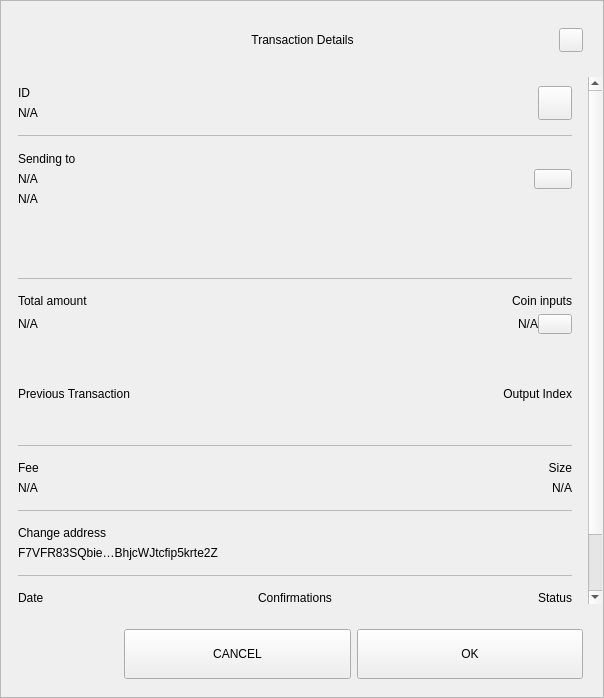
<?xml version="1.0" encoding="UTF-8"?>
<ui version="4.0">
 <class>TxDetailDialog</class>
 <widget class="QWidget" name="TxDetailDialog">
  <property name="geometry">
   <rect>
    <x>0</x>
    <y>0</y>
    <width>604</width>
    <height>698</height>
   </rect>
  </property>
  <property name="sizePolicy">
   <sizepolicy hsizetype="Preferred" vsizetype="Expanding">
    <horstretch>0</horstretch>
    <verstretch>0</verstretch>
   </sizepolicy>
  </property>
  <property name="minimumSize">
   <size>
    <width>574</width>
    <height>500</height>
   </size>
  </property>
  <property name="windowTitle">
   <string>Form</string>
  </property>
  <property name="styleSheet">
   <string notr="true"/>
  </property>
  <layout class="QVBoxLayout" name="verticalLayout_3">
   <property name="spacing">
    <number>0</number>
   </property>
   <property name="leftMargin">
    <number>0</number>
   </property>
   <property name="topMargin">
    <number>0</number>
   </property>
   <property name="rightMargin">
    <number>0</number>
   </property>
   <property name="bottomMargin">
    <number>0</number>
   </property>
   <item>
    <widget class="QFrame" name="frame">
     <property name="sizePolicy">
      <sizepolicy hsizetype="Preferred" vsizetype="Expanding">
       <horstretch>0</horstretch>
       <verstretch>0</verstretch>
      </sizepolicy>
     </property>
     <property name="styleSheet">
      <string notr="true"/>
     </property>
     <property name="frameShape">
      <enum>QFrame::StyledPanel</enum>
     </property>
     <property name="frameShadow">
      <enum>QFrame::Raised</enum>
     </property>
     <layout class="QVBoxLayout" name="verticalLayout">
      <property name="leftMargin">
       <number>0</number>
      </property>
      <property name="rightMargin">
       <number>0</number>
      </property>
      <item>
       <layout class="QHBoxLayout" name="horizontalLayout_3">
        <property name="spacing">
         <number>0</number>
        </property>
        <property name="leftMargin">
         <number>20</number>
        </property>
        <property name="topMargin">
         <number>10</number>
        </property>
        <property name="rightMargin">
         <number>20</number>
        </property>
        <item>
         <spacer name="horizontalSpacer_1">
          <property name="orientation">
           <enum>Qt::Horizontal</enum>
          </property>
          <property name="sizeHint" stdset="0">
           <size>
            <width>40</width>
            <height>20</height>
           </size>
          </property>
         </spacer>
        </item>
        <item>
         <widget class="QLabel" name="labelTitle">
          <property name="minimumSize">
           <size>
            <width>0</width>
            <height>40</height>
           </size>
          </property>
          <property name="maximumSize">
           <size>
            <width>16777215</width>
            <height>40</height>
           </size>
          </property>
          <property name="styleSheet">
           <string notr="true">padding-left:24px;</string>
          </property>
          <property name="text">
           <string>Transaction Details</string>
          </property>
          <property name="alignment">
           <set>Qt::AlignCenter</set>
          </property>
          <property name="margin">
           <number>7</number>
          </property>
         </widget>
        </item>
        <item>
         <spacer name="horizontalSpacer_2">
          <property name="orientation">
           <enum>Qt::Horizontal</enum>
          </property>
          <property name="sizeHint" stdset="0">
           <size>
            <width>40</width>
            <height>20</height>
           </size>
          </property>
         </spacer>
        </item>
        <item>
         <widget class="QPushButton" name="btnEsc">
          <property name="minimumSize">
           <size>
            <width>24</width>
            <height>24</height>
           </size>
          </property>
          <property name="maximumSize">
           <size>
            <width>24</width>
            <height>24</height>
           </size>
          </property>
          <property name="focusPolicy">
           <enum>Qt::NoFocus</enum>
          </property>
          <property name="text">
           <string/>
          </property>
         </widget>
        </item>
       </layout>
      </item>
      <item>
       <spacer name="verticalSpacer">
        <property name="orientation">
         <enum>Qt::Vertical</enum>
        </property>
        <property name="sizeType">
         <enum>QSizePolicy::Fixed</enum>
        </property>
        <property name="sizeHint" stdset="0">
         <size>
          <width>20</width>
          <height>10</height>
         </size>
        </property>
       </spacer>
      </item>
      <item>
       <widget class="QWidget" name="layoutScroll" native="true">
        <property name="minimumSize">
         <size>
          <width>0</width>
          <height>0</height>
         </size>
        </property>
        <layout class="QVBoxLayout" name="verticalLayout_4">
         <property name="leftMargin">
          <number>0</number>
         </property>
         <property name="topMargin">
          <number>0</number>
         </property>
         <property name="rightMargin">
          <number>0</number>
         </property>
         <item>
          <widget class="QScrollArea" name="scrollArea">
           <property name="styleSheet">
            <string notr="true">#scrollArea {
background:transparent;
}</string>
           </property>
           <property name="horizontalScrollBarPolicy">
            <enum>Qt::ScrollBarAlwaysOff</enum>
           </property>
           <property name="sizeAdjustPolicy">
            <enum>QAbstractScrollArea::AdjustIgnored</enum>
           </property>
           <property name="widgetResizable">
            <bool>true</bool>
           </property>
           <property name="alignment">
            <set>Qt::AlignLeading|Qt::AlignLeft|Qt::AlignTop</set>
           </property>
           <widget class="QWidget" name="scrollAreaWidgetContents">
            <property name="geometry">
             <rect>
              <x>0</x>
              <y>0</y>
              <width>586</width>
              <height>644</height>
             </rect>
            </property>
            <property name="autoFillBackground">
             <bool>false</bool>
            </property>
            <property name="styleSheet">
             <string notr="true">#scrollAreaWidgetContents {
background:transparent;
}</string>
            </property>
            <layout class="QVBoxLayout" name="verticalLayout_7">
             <property name="spacing">
              <number>0</number>
             </property>
             <property name="sizeConstraint">
              <enum>QLayout::SetDefaultConstraint</enum>
             </property>
             <property name="leftMargin">
              <number>0</number>
             </property>
             <property name="topMargin">
              <number>0</number>
             </property>
             <property name="rightMargin">
              <number>0</number>
             </property>
             <property name="bottomMargin">
              <number>0</number>
             </property>
             <item>
              <widget class="QWidget" name="content" native="true">
               <layout class="QVBoxLayout" name="verticalLayout_2">
                <property name="leftMargin">
                 <number>16</number>
                </property>
                <property name="topMargin">
                 <number>0</number>
                </property>
                <property name="rightMargin">
                 <number>16</number>
                </property>
                <item>
                 <widget class="QWidget" name="contentID" native="true">
                  <layout class="QHBoxLayout" name="horizontalLayout_12" stretch="0,0">
                   <property name="leftMargin">
                    <number>0</number>
                   </property>
                   <property name="rightMargin">
                    <number>0</number>
                   </property>
                   <item>
                    <layout class="QVBoxLayout" name="contentID_int">
                     <item>
                      <widget class="QLabel" name="labelId">
                       <property name="maximumSize">
                        <size>
                         <width>16777215</width>
                         <height>16777215</height>
                        </size>
                       </property>
                       <property name="text">
                        <string>ID</string>
                       </property>
                      </widget>
                     </item>
                     <item>
                      <widget class="QLabel" name="textId">
                       <property name="text">
                        <string notr="true">N/A</string>
                       </property>
                      </widget>
                     </item>
                    </layout>
                   </item>
                   <item>
                    <widget class="QPushButton" name="pushCopy">
                     <property name="minimumSize">
                      <size>
                       <width>34</width>
                       <height>34</height>
                      </size>
                     </property>
                     <property name="maximumSize">
                      <size>
                       <width>34</width>
                       <height>34</height>
                      </size>
                     </property>
                     <property name="focusPolicy">
                      <enum>Qt::NoFocus</enum>
                     </property>
                     <property name="text">
                      <string/>
                     </property>
                     <property name="iconSize">
                      <size>
                       <width>24</width>
                       <height>24</height>
                      </size>
                     </property>
                    </widget>
                   </item>
                  </layout>
                 </widget>
                </item>
                <item>
                 <widget class="QLabel" name="labelDividerID">
                  <property name="maximumSize">
                   <size>
                    <width>16777215</width>
                    <height>1</height>
                   </size>
                  </property>
                  <property name="styleSheet">
                   <string notr="true">background-color:#bababa;</string>
                  </property>
                  <property name="text">
                   <string/>
                  </property>
                 </widget>
                </item>
                <item>
                 <widget class="QWidget" name="contentOutputsLabel" native="true">
                  <layout class="QHBoxLayout" name="horizontalLayout_11" stretch="0,0">
                   <property name="spacing">
                    <number>6</number>
                   </property>
                   <property name="leftMargin">
                    <number>0</number>
                   </property>
                   <property name="topMargin">
                    <number>9</number>
                   </property>
                   <property name="rightMargin">
                    <number>0</number>
                   </property>
                   <property name="bottomMargin">
                    <number>9</number>
                   </property>
                   <item>
                    <layout class="QVBoxLayout" name="contentOutputsLabel_int">
                     <property name="leftMargin">
                      <number>0</number>
                     </property>
                     <property name="topMargin">
                      <number>1</number>
                     </property>
                     <property name="rightMargin">
                      <number>6</number>
                     </property>
                     <property name="bottomMargin">
                      <number>1</number>
                     </property>
                     <item>
                      <widget class="QLabel" name="labelSend">
                       <property name="maximumSize">
                        <size>
                         <width>16777215</width>
                         <height>16777215</height>
                        </size>
                       </property>
                       <property name="text">
                        <string>Sending to</string>
                       </property>
                      </widget>
                     </item>
                     <item>
                      <widget class="QWidget" name="widget" native="true">
                       <layout class="QVBoxLayout" name="verticalLayout_6">
                        <property name="leftMargin">
                         <number>0</number>
                        </property>
                        <property name="topMargin">
                         <number>0</number>
                        </property>
                        <property name="rightMargin">
                         <number>0</number>
                        </property>
                        <property name="bottomMargin">
                         <number>0</number>
                        </property>
                        <item>
                         <widget class="QLabel" name="textSendLabel">
                          <property name="text">
                           <string notr="true">N/A</string>
                          </property>
                         </widget>
                        </item>
                        <item>
                         <widget class="QLabel" name="textSend">
                          <property name="text">
                           <string notr="true">N/A</string>
                          </property>
                         </widget>
                        </item>
                       </layout>
                      </widget>
                     </item>
                    </layout>
                   </item>
                   <item>
                    <widget class="QPushButton" name="pushOutputs">
                     <property name="minimumSize">
                      <size>
                       <width>34</width>
                       <height>20</height>
                      </size>
                     </property>
                     <property name="maximumSize">
                      <size>
                       <width>38</width>
                       <height>20</height>
                      </size>
                     </property>
                     <property name="focusPolicy">
                      <enum>Qt::NoFocus</enum>
                     </property>
                     <property name="styleSheet">
                      <string notr="true"/>
                     </property>
                     <property name="text">
                      <string/>
                     </property>
                    </widget>
                   </item>
                  </layout>
                 </widget>
                </item>
                <item>
                 <widget class="QScrollArea" name="outputsScrollArea">
                  <property name="minimumSize">
                   <size>
                    <width>0</width>
                    <height>50</height>
                   </size>
                  </property>
                  <property name="styleSheet">
                   <string notr="true">#outputsScrollArea {
background:transparent;
}</string>
                  </property>
                  <property name="widgetResizable">
                   <bool>true</bool>
                  </property>
                  <widget class="QWidget" name="container_outputs_base">
                   <property name="geometry">
                    <rect>
                     <x>0</x>
                     <y>0</y>
                     <width>552</width>
                     <height>48</height>
                    </rect>
                   </property>
                   <property name="styleSheet">
                    <string notr="true">#container_outputs_base {
background:transparent;
}</string>
                   </property>
                  </widget>
                 </widget>
                </item>
                <item>
                 <widget class="QLabel" name="labelDividerOutputs">
                  <property name="maximumSize">
                   <size>
                    <width>16777215</width>
                    <height>1</height>
                   </size>
                  </property>
                  <property name="styleSheet">
                   <string notr="true">background-color:#bababa;</string>
                  </property>
                  <property name="text">
                   <string/>
                  </property>
                 </widget>
                </item>
                <item>
                 <widget class="QWidget" name="gridAmounts" native="true">
                  <layout class="QGridLayout" name="contentAmountInputs">
                   <property name="leftMargin">
                    <number>0</number>
                   </property>
                   <property name="topMargin">
                    <number>9</number>
                   </property>
                   <property name="rightMargin">
                    <number>0</number>
                   </property>
                   <property name="bottomMargin">
                    <number>9</number>
                   </property>
                   <property name="horizontalSpacing">
                    <number>12</number>
                   </property>
                   <item row="1" column="0">
                    <widget class="QLabel" name="textAmount">
                     <property name="text">
                      <string notr="true">N/A</string>
                     </property>
                    </widget>
                   </item>
                   <item row="0" column="0">
                    <widget class="QLabel" name="labelAmount">
                     <property name="maximumSize">
                      <size>
                       <width>16777215</width>
                       <height>16777215</height>
                      </size>
                     </property>
                     <property name="text">
                      <string>Total amount</string>
                     </property>
                    </widget>
                   </item>
                   <item row="0" column="3">
                    <widget class="QLabel" name="labelInputs">
                     <property name="sizePolicy">
                      <sizepolicy hsizetype="Minimum" vsizetype="Preferred">
                       <horstretch>0</horstretch>
                       <verstretch>0</verstretch>
                      </sizepolicy>
                     </property>
                     <property name="maximumSize">
                      <size>
                       <width>16777215</width>
                       <height>16777215</height>
                      </size>
                     </property>
                     <property name="text">
                      <string>Coin inputs</string>
                     </property>
                     <property name="alignment">
                      <set>Qt::AlignRight|Qt::AlignTrailing|Qt::AlignVCenter</set>
                     </property>
                    </widget>
                   </item>
                   <item row="1" column="3">
                    <layout class="QHBoxLayout" name="horizontalLayout">
                     <item>
                      <widget class="QLabel" name="textInputs">
                       <property name="text">
                        <string notr="true">N/A</string>
                       </property>
                       <property name="alignment">
                        <set>Qt::AlignRight|Qt::AlignTrailing|Qt::AlignVCenter</set>
                       </property>
                      </widget>
                     </item>
                     <item>
                      <widget class="QPushButton" name="pushInputs">
                       <property name="maximumSize">
                        <size>
                         <width>34</width>
                         <height>20</height>
                        </size>
                       </property>
                       <property name="focusPolicy">
                        <enum>Qt::NoFocus</enum>
                       </property>
                       <property name="layoutDirection">
                        <enum>Qt::LeftToRight</enum>
                       </property>
                       <property name="styleSheet">
                        <string notr="true"/>
                       </property>
                       <property name="text">
                        <string/>
                       </property>
                      </widget>
                     </item>
                    </layout>
                   </item>
                  </layout>
                 </widget>
                </item>
                <item>
                 <widget class="QFrame" name="gridInputs">
                  <property name="sizePolicy">
                   <sizepolicy hsizetype="Preferred" vsizetype="MinimumExpanding">
                    <horstretch>0</horstretch>
                    <verstretch>0</verstretch>
                   </sizepolicy>
                  </property>
                  <property name="minimumSize">
                   <size>
                    <width>0</width>
                    <height>90</height>
                   </size>
                  </property>
                  <property name="lineWidth">
                   <number>0</number>
                  </property>
                  <layout class="QGridLayout" name="gridLayoutInput" columnstretch="5,0">
                   <property name="sizeConstraint">
                    <enum>QLayout::SetMaximumSize</enum>
                   </property>
                   <property name="leftMargin">
                    <number>0</number>
                   </property>
                   <property name="rightMargin">
                    <number>0</number>
                   </property>
                   <property name="verticalSpacing">
                    <number>0</number>
                   </property>
                   <item row="0" column="1">
                    <widget class="QLabel" name="labelOutputIndex">
                     <property name="layoutDirection">
                      <enum>Qt::LeftToRight</enum>
                     </property>
                     <property name="text">
                      <string>Output Index</string>
                     </property>
                     <property name="textFormat">
                      <enum>Qt::AutoText</enum>
                     </property>
                     <property name="alignment">
                      <set>Qt::AlignRight|Qt::AlignTrailing|Qt::AlignVCenter</set>
                     </property>
                     <property name="margin">
                      <number>0</number>
                     </property>
                    </widget>
                   </item>
                   <item row="0" column="0" alignment="Qt::AlignLeft">
                    <widget class="QLabel" name="labelTitlePrevTx">
                     <property name="text">
                      <string>Previous Transaction</string>
                     </property>
                    </widget>
                   </item>
                  </layout>
                 </widget>
                </item>
                <item>
                 <widget class="QLabel" name="labelDividerPrevtx">
                  <property name="maximumSize">
                   <size>
                    <width>16777215</width>
                    <height>1</height>
                   </size>
                  </property>
                  <property name="styleSheet">
                   <string notr="true">background-color:#bababa;</string>
                  </property>
                  <property name="text">
                   <string/>
                  </property>
                 </widget>
                </item>
                <item>
                 <layout class="QHBoxLayout" name="contentFeeSize">
                  <property name="topMargin">
                   <number>9</number>
                  </property>
                  <property name="bottomMargin">
                   <number>9</number>
                  </property>
                  <item>
                   <layout class="QVBoxLayout" name="contentFee">
                    <property name="topMargin">
                     <number>0</number>
                    </property>
                    <property name="bottomMargin">
                     <number>0</number>
                    </property>
                    <item>
                     <widget class="QLabel" name="labelFee">
                      <property name="maximumSize">
                       <size>
                        <width>16777215</width>
                        <height>16777215</height>
                       </size>
                      </property>
                      <property name="text">
                       <string>Fee</string>
                      </property>
                     </widget>
                    </item>
                    <item>
                     <widget class="QLabel" name="textFee">
                      <property name="text">
                       <string notr="true">N/A</string>
                      </property>
                     </widget>
                    </item>
                   </layout>
                  </item>
                  <item>
                   <widget class="QWidget" name="contentSize" native="true">
                    <layout class="QVBoxLayout" name="contentSize_layout">
                     <property name="topMargin">
                      <number>0</number>
                     </property>
                     <property name="rightMargin">
                      <number>0</number>
                     </property>
                     <property name="bottomMargin">
                      <number>0</number>
                     </property>
                     <item>
                      <widget class="QLabel" name="labelSize">
                       <property name="maximumSize">
                        <size>
                         <width>16777215</width>
                         <height>16777215</height>
                        </size>
                       </property>
                       <property name="text">
                        <string>Size</string>
                       </property>
                       <property name="alignment">
                        <set>Qt::AlignRight|Qt::AlignTrailing|Qt::AlignVCenter</set>
                       </property>
                      </widget>
                     </item>
                     <item>
                      <widget class="QLabel" name="textSize">
                       <property name="text">
                        <string notr="true">N/A</string>
                       </property>
                       <property name="alignment">
                        <set>Qt::AlignRight|Qt::AlignTrailing|Qt::AlignVCenter</set>
                       </property>
                      </widget>
                     </item>
                    </layout>
                   </widget>
                  </item>
                 </layout>
                </item>
                <item>
                 <widget class="QLabel" name="labelDividerFeeSize">
                  <property name="maximumSize">
                   <size>
                    <width>16777215</width>
                    <height>1</height>
                   </size>
                  </property>
                  <property name="styleSheet">
                   <string notr="true">background-color:#bababa;</string>
                  </property>
                  <property name="text">
                   <string/>
                  </property>
                 </widget>
                </item>
                <item>
                 <widget class="QWidget" name="contentChangeAddress" native="true">
                  <layout class="QVBoxLayout" name="contentChangeAddress_layout">
                   <property name="leftMargin">
                    <number>0</number>
                   </property>
                   <property name="topMargin">
                    <number>9</number>
                   </property>
                   <property name="rightMargin">
                    <number>0</number>
                   </property>
                   <property name="bottomMargin">
                    <number>9</number>
                   </property>
                   <item>
                    <widget class="QLabel" name="labelChange">
                     <property name="maximumSize">
                      <size>
                       <width>16777215</width>
                       <height>16777215</height>
                      </size>
                     </property>
                     <property name="text">
                      <string>Change address</string>
                     </property>
                    </widget>
                   </item>
                   <item>
                    <widget class="QLabel" name="textChange">
                     <property name="text">
                      <string>F7VFR83SQbie…BhjcWJtcfip5krte2Z </string>
                     </property>
                    </widget>
                   </item>
                  </layout>
                 </widget>
                </item>
                <item>
                 <widget class="QLabel" name="labelDividerChange">
                  <property name="maximumSize">
                   <size>
                    <width>16777215</width>
                    <height>1</height>
                   </size>
                  </property>
                  <property name="styleSheet">
                   <string notr="true">background-color:#bababa;</string>
                  </property>
                  <property name="text">
                   <string/>
                  </property>
                 </widget>
                </item>
                <item>
                 <widget class="QWidget" name="gridConfDateStatus" native="true">
                  <layout class="QGridLayout" name="contentConfDateStatus">
                   <property name="leftMargin">
                    <number>0</number>
                   </property>
                   <property name="rightMargin">
                    <number>0</number>
                   </property>
                   <item row="1" column="3">
                    <widget class="QLabel" name="textStatus">
                     <property name="text">
                      <string>Spendable</string>
                     </property>
                     <property name="alignment">
                      <set>Qt::AlignRight|Qt::AlignTrailing|Qt::AlignVCenter</set>
                     </property>
                    </widget>
                   </item>
                   <item row="0" column="1">
                    <widget class="QLabel" name="labelConfirmations">
                     <property name="maximumSize">
                      <size>
                       <width>16777215</width>
                       <height>16777215</height>
                      </size>
                     </property>
                     <property name="text">
                      <string>Confirmations</string>
                     </property>
                     <property name="alignment">
                      <set>Qt::AlignCenter</set>
                     </property>
                    </widget>
                   </item>
                   <item row="0" column="3">
                    <widget class="QLabel" name="labelStatus">
                     <property name="maximumSize">
                      <size>
                       <width>16777215</width>
                       <height>16777215</height>
                      </size>
                     </property>
                     <property name="text">
                      <string>Status</string>
                     </property>
                     <property name="alignment">
                      <set>Qt::AlignRight|Qt::AlignTrailing|Qt::AlignVCenter</set>
                     </property>
                    </widget>
                   </item>
                   <item row="1" column="1">
                    <widget class="QLabel" name="textConfirmations">
                     <property name="text">
                      <string notr="true">N/A</string>
                     </property>
                     <property name="alignment">
                      <set>Qt::AlignCenter</set>
                     </property>
                    </widget>
                   </item>
                   <item row="0" column="0">
                    <widget class="QLabel" name="labelDate">
                     <property name="maximumSize">
                      <size>
                       <width>16777215</width>
                       <height>16777215</height>
                      </size>
                     </property>
                     <property name="text">
                      <string>Date</string>
                     </property>
                     <property name="alignment">
                      <set>Qt::AlignLeading|Qt::AlignLeft|Qt::AlignVCenter</set>
                     </property>
                    </widget>
                   </item>
                   <item row="1" column="0">
                    <widget class="QLabel" name="textDate">
                     <property name="text">
                      <string>May 25, 2017</string>
                     </property>
                     <property name="alignment">
                      <set>Qt::AlignLeading|Qt::AlignLeft|Qt::AlignVCenter</set>
                     </property>
                    </widget>
                   </item>
                  </layout>
                 </widget>
                </item>
                <item>
                 <widget class="QLabel" name="labelDividerConfs">
                  <property name="maximumSize">
                   <size>
                    <width>16777215</width>
                    <height>1</height>
                   </size>
                  </property>
                  <property name="styleSheet">
                   <string notr="true">background-color:#bababa;</string>
                  </property>
                  <property name="text">
                   <string/>
                  </property>
                 </widget>
                </item>
                <item>
                 <spacer name="verticalSpacer_2">
                  <property name="orientation">
                   <enum>Qt::Vertical</enum>
                  </property>
                  <property name="sizeType">
                   <enum>QSizePolicy::Expanding</enum>
                  </property>
                  <property name="sizeHint" stdset="0">
                   <size>
                    <width>20</width>
                    <height>10</height>
                   </size>
                  </property>
                 </spacer>
                </item>
                <item>
                 <widget class="QLabel" name="labelWarning">
                  <property name="text">
                   <string>TextLabel</string>
                  </property>
                  <property name="alignment">
                   <set>Qt::AlignCenter</set>
                  </property>
                 </widget>
                </item>
               </layout>
              </widget>
             </item>
            </layout>
           </widget>
          </widget>
         </item>
        </layout>
       </widget>
      </item>
      <item>
       <widget class="QWidget" name="containerButtons" native="true">
        <layout class="QHBoxLayout" name="horizontalLayout1" stretch="1,2,2">
         <property name="leftMargin">
          <number>10</number>
         </property>
         <property name="rightMargin">
          <number>20</number>
         </property>
         <item>
          <spacer name="horizontalSpacer_3">
           <property name="orientation">
            <enum>Qt::Horizontal</enum>
           </property>
           <property name="sizeHint" stdset="0">
            <size>
             <width>40</width>
             <height>20</height>
            </size>
           </property>
          </spacer>
         </item>
         <item>
          <widget class="QPushButton" name="btnCancel">
           <property name="minimumSize">
            <size>
             <width>200</width>
             <height>50</height>
            </size>
           </property>
           <property name="focusPolicy">
            <enum>Qt::NoFocus</enum>
           </property>
           <property name="text">
            <string>CANCEL</string>
           </property>
          </widget>
         </item>
         <item>
          <widget class="QPushButton" name="btnSave">
           <property name="minimumSize">
            <size>
             <width>200</width>
             <height>50</height>
            </size>
           </property>
           <property name="focusPolicy">
            <enum>Qt::NoFocus</enum>
           </property>
           <property name="text">
            <string>OK</string>
           </property>
          </widget>
         </item>
        </layout>
       </widget>
      </item>
     </layout>
    </widget>
   </item>
  </layout>
 </widget>
 <resources/>
 <connections/>
</ui>
